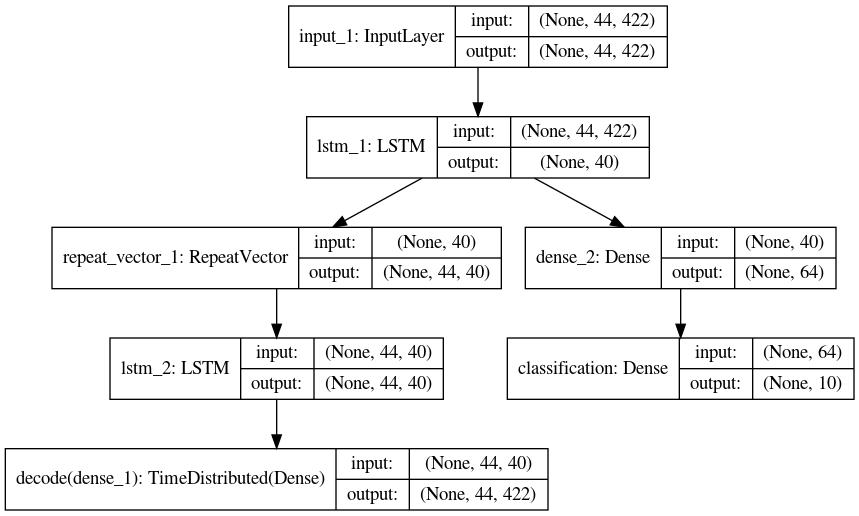
#> input picture model/composite.png, 859 x 516 px; its folder holds only this picture in this run
$ python -i visual_features.py   (imports and definitions only)   (older library calls are emulated)
#> lines starting #> are read from the running program, lines starting #| are printed output that depends on the picture
"""!
@brief Visual Features
@details: This script stores the functions required for basic image feature
extraction
@author Theodoros Giannakopoulos {Tyiannak@gmail.com}
"""
import cv2
from skimage.feature import local_binary_pattern
from skimage.feature import hog
from numpy.lib.stride_tricks import as_strided as ast
import os
import pickle
import scipy
import numpy as np


class ImageFeatureExtractor():
    """@brief  Image Feature Extractor Class
    @param list_of_features (\a list) list of features to extract. One or
    more from []
    """
    def __init__(self, list_of_features=["lbps", "hogs", "colors"]):
        # get all annotations using multiple annotator flag:
        self.list_of_features = list_of_features


    def getRGBS(self, image):
        n_bins_per_hist = 16
        chans = cv2.split(image)
        colors = ("r", "g", "b")
        features = []
        features_sobel = []
        # RGB Histograms:
        for (chan, color) in zip(chans, colors):  # loop over the image channels
            # get histograms
            hist = cv2.calcHist([chan], [0], None, [n_bins_per_hist], [0, 256])
            hist = hist / hist.sum()
            features.extend(hist[:, 0].tolist())
        features.extend(features_sobel)
        # Gray Histogram
        img_gray = cv2.cvtColor(image, cv2.COLOR_BGR2GRAY)
        hist_gray = cv2.calcHist([chan], [0], None, [n_bins_per_hist], [0, 256])
        hist_gray = hist_gray / hist_gray.sum()
        features.extend(hist_gray[:, 0].tolist())
        grad_x = np.abs(
            cv2.Sobel(img_gray, cv2.CV_16S, 1, 0, ksize=3, scale=1, delta=0,
                      borderType=cv2.BORDER_DEFAULT))
        grad_y = np.abs(
            cv2.Sobel(img_gray, cv2.CV_16S, 0, 1, ksize=3, scale=1, delta=0,
                      borderType=cv2.BORDER_DEFAULT))
        abs_grad_x = cv2.convertScaleAbs(grad_x)
        abs_grad_y = cv2.convertScaleAbs(grad_y)
        dst = cv2.addWeighted(abs_grad_x, 0.5, abs_grad_y, 0.5, 0)
        histSobel = cv2.calcHist([dst], [0], None, [n_bins_per_hist], [0, 256])
        histSobel = histSobel / histSobel.sum()
        features.extend(histSobel[:, 0].tolist())
        # HSV histogram
        hsv = cv2.cvtColor(image, cv2.COLOR_BGR2HSV)
        chans = cv2.split(hsv)  # take the S channel
        S = chans[1]
        hist2 = cv2.calcHist([S], [0], None, [n_bins_per_hist], [0, 256])
        hist2 = hist2 / hist2.sum()
        features.extend(hist2[:, 0].tolist())
        f_names = ["Color-R" + str(i) for i in range(n_bins_per_hist)]
        f_names.extend(["Color-G" + str(i) for i in range(n_bins_per_hist)])
        f_names.extend(["Color-B" + str(i) for i in range(n_bins_per_hist)])
        f_names.extend(["Color-Gray" + str(i) for i in range(n_bins_per_hist)])
        f_names.extend(["Color-GraySobel" + str(i) for i in range(n_bins_per_hist)])
        f_names.extend(["Color-Satur" + str(i) for i in range(n_bins_per_hist)])
        return np.array(features), f_names

    def block_view(self, A, block=(32, 32)):
        shape = (A.shape[0] // block[0], A.shape[1] // block[1]) + block
        strides = (block[0] * A.strides[0], block[1] * A.strides[1]) + A.strides

        return ast(A, shape=shape, strides=strides)

    def normalize(self, v):
        norm = np.linalg.norm(v)
        if norm == 0:
            return v
        return v / norm

    def getLBP(self, img):
        img2 = cv2.cvtColor(img, cv2.COLOR_BGR2GRAY)
        radius = 1
        n_points = 8 * radius
        lbpImage = (local_binary_pattern(img2, n_points, radius)).astype(
            int) ** (1.0 / radius)
        # block processing:
        lbpImages = self.block_view(lbpImage,
                                    (int(lbpImage.shape[0] / 4),
                                     int(lbpImage.shape[1] / 4)))
        count = 0
        LBP = np.array([]);
        for i in range(lbpImages.shape[0]):  # for each block:
            for j in range(lbpImages.shape[1]):
                count += 1
                LBPt = cv2.calcHist([lbpImages[i, j, :, :].astype('uint8')],
                                    [0], None, [8], [0, 256])
                LBP = np.append(LBP, LBPt[:, 0]);
        f_names = ["LBP" + str(i).zfill(2) for i in range(len(LBP))]
        return self.normalize(LBP), f_names

    def getHOG(self, img, n_hogs_per_dim = 4):
        pixels_per_cell_h = img.shape[0] // n_hogs_per_dim
        pixels_per_cell_w = img.shape[1] // n_hogs_per_dim
        fd = hog(img, orientations=8,
                  pixels_per_cell=(pixels_per_cell_h, pixels_per_cell_w),
                  cells_per_block=(1, 1), visualize=False, multichannel=True)
        f_names = ['HOG' + str(i).zfill(2) for i in range(len(fd))]
        return fd, f_names

    # [19 lines left out: function getKAZE, not called in this run]

    def extract_features(self, file_path):
        # read image
#> called with file_path = '../model/composite.png'
        img = cv2.cvtColor(cv2.imread(file_path), cv2.COLOR_BGR2RGB)
#> img is the input picture: shape (516, 859, 3); min 0, max 255, mean 242
        features = []
        feature_names = []
        if "colors" in self.list_of_features:
            f, fn = self.getRGBS(img)
#> the loop in getRGBS, `for (chan, color) in zip(chans, colors):` made 3 passes
#> color on passes 1 to 3: 'r', 'g', 'b'
#> after the loop in getRGBS, `for (chan, color) in zip(chans, colors):`: features = 48 values, max 0.922 at index 15, min 0.00164 at index 12, mean 0.0625
#> in getRGBS, `hist_gray = cv2.calcHist([chan], [0], None, [n_bins_per_hist], [0, 256])`: hist_gray = [9399, 1560, 906, 1073, 1041, 6569, 1147, 1127, 839, 987, 6536, 939, 727, 894, 979, 408521]
#> in getRGBS, `hist_gray = hist_gray / hist_gray.sum()`: hist_gray = [0.0212, 0.00352, 0.00204, 0.00242, 0.00235, 0.0148, 0.00259, 0.00254, 0.00189, 0.00223, 0.0147, 0.00212, 0.00164, 0.00202, 0.00221, 0.922]
#> in getRGBS, `grad_x = np.abs( cv2.Sobel(img_gray, cv2.CV_16S, 1, 0, ksize=3, scale=..`:
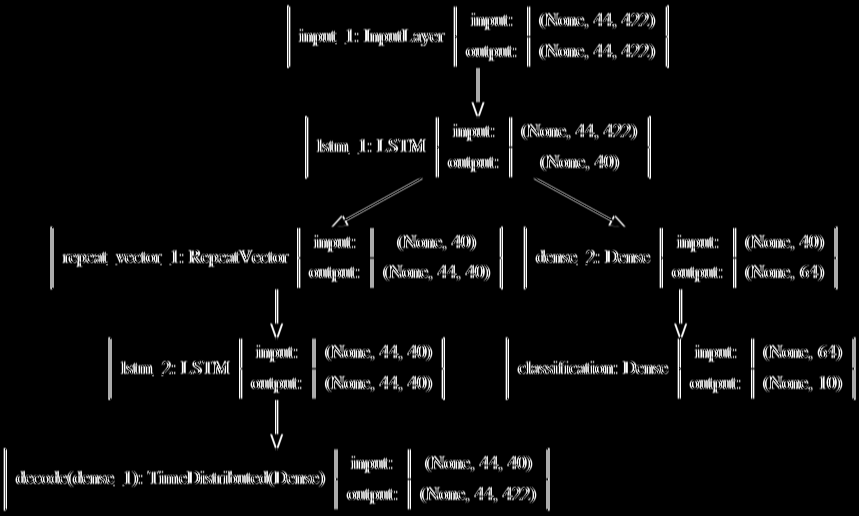
#> grad_x: shape (516, 859) int16; min 0, max 1020, mean 45.4; drawn with min black and max white
#> in getRGBS, `grad_y = np.abs( cv2.Sobel(img_gray, cv2.CV_16S, 0, 1, ksize=3, scale=..`:
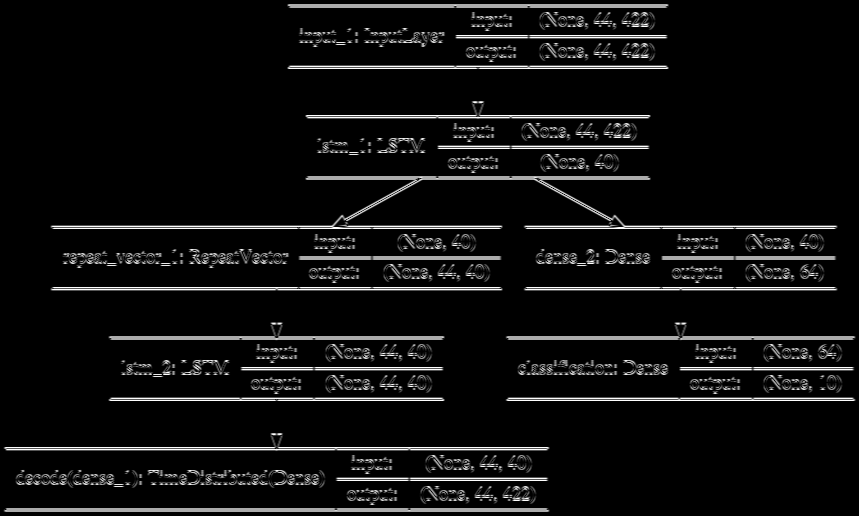
#> grad_y: shape (516, 859) int16; min 0, max 1020, mean 63.4; drawn with min black and max white
#> in getRGBS, `abs_grad_x = cv2.convertScaleAbs(grad_x)`:
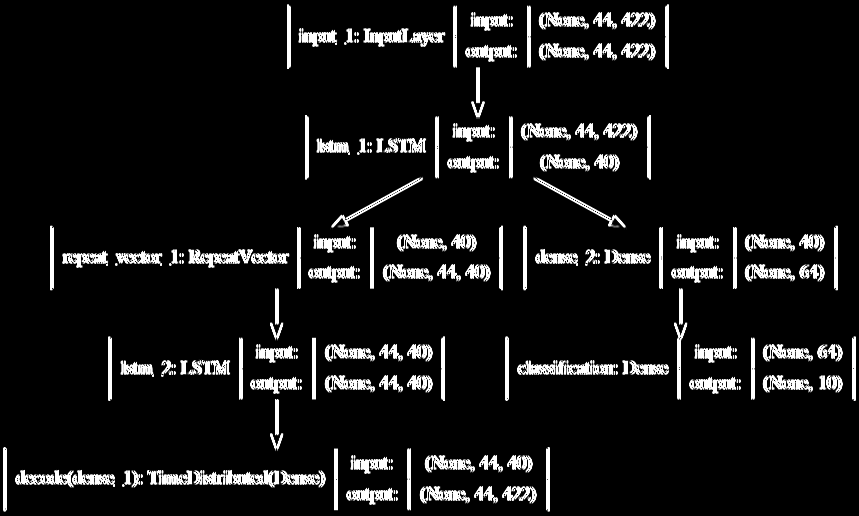
#> abs_grad_x: shape (516, 859); min 0, max 255, mean 20.5
#> in getRGBS, `abs_grad_y = cv2.convertScaleAbs(grad_y)`:
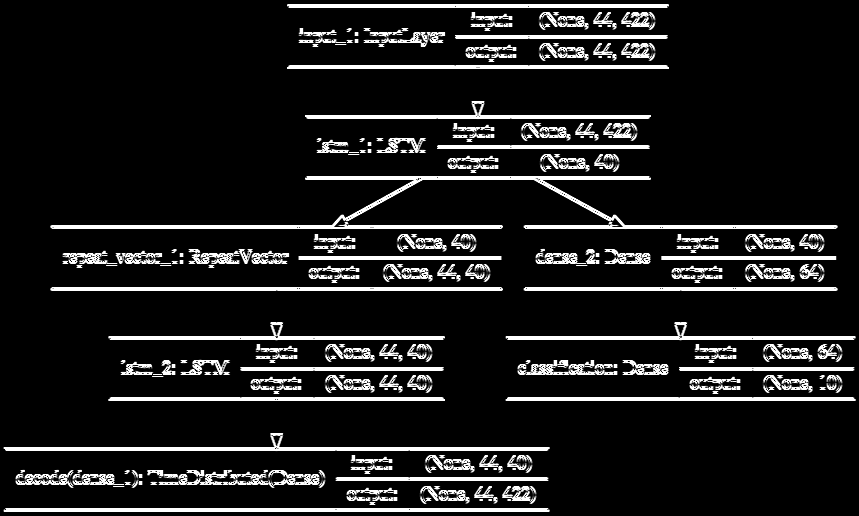
#> abs_grad_y: shape (516, 859); min 0, max 255, mean 28.6
#> in getRGBS, `dst = cv2.addWeighted(abs_grad_x, 0.5, abs_grad_y, 0.5, 0)`:
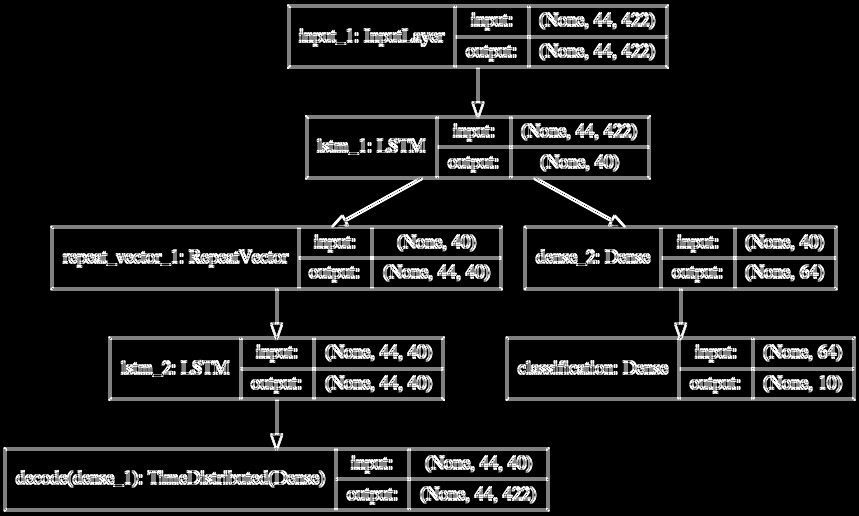
#> dst: shape (516, 859); min 0, max 255, mean 24.6
#> in getRGBS, `histSobel = cv2.calcHist([dst], [0], None, [n_bins_per_hist], [0, 256])`: histSobel = [372851, 829, 788, 827, 1023, 647, 623, 816, 40239, 2880, 2463, 2126, 2004, 2306, 2455, 10367]
#> in getRGBS, `histSobel = histSobel / histSobel.sum()`: histSobel = [0.841, 0.00187, 0.00178, 0.00187, 0.00231, 0.00146, 0.00141, 0.00184, 0.0908, 0.0065, 0.00556, 0.0048, 0.00452, 0.0052, 0.00554, 0.0234]
#> in getRGBS, `hsv = cv2.cvtColor(image, cv2.COLOR_BGR2HSV)`: hsv: shape (516, 859, 3); mean H, S, V 0, 0, 242
#> in getRGBS, `S = chans[1]`: S: shape (516, 859); every value is 0
#> in getRGBS, `hist2 = cv2.calcHist([S], [0], None, [n_bins_per_hist], [0, 256])`: hist2 = [443244, 0, 0, 0, 0, 0, 0, 0, 0, 0, 0, 0, 0, 0, 0, 0]
#> in getRGBS, `hist2 = hist2 / hist2.sum()`: hist2 = [1, 0, 0, 0, 0, 0, 0, 0, 0, 0, 0, 0, 0, 0, 0, 0]
#> f = 96 values, max 1 at index 80, min 0 at index 81, mean 0.0625; fn = 96 items, first 6: 'Color-R0', 'Color-R1', 'Color-R2', 'Color-R3', 'Color-R4', 'Color-R5'
            features.append(f)
            feature_names += fn
#> feature_names has the same summary as fn
        if "lbps" in self.list_of_features:
            f, fn = self.getLBP(img)
#> in getLBP, `lbpImage = (local_binary_pattern(img2, n_points, radius)).astype( int)..`:
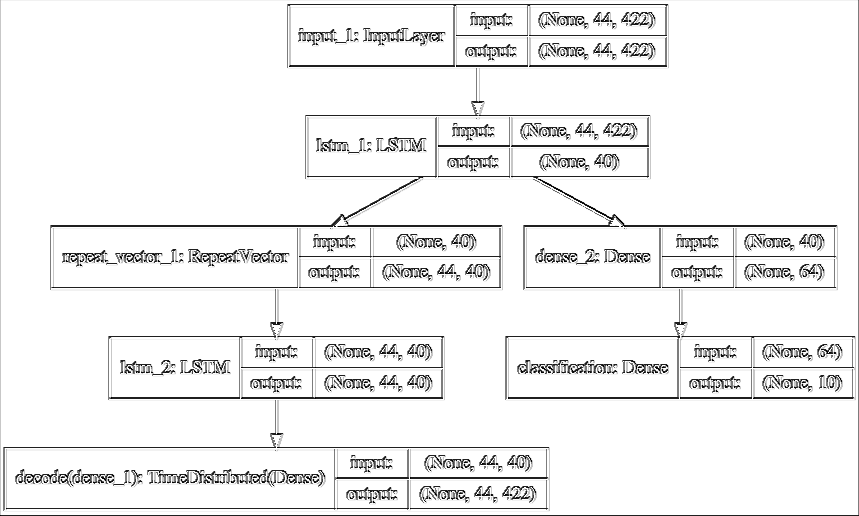
#> lbpImage: shape (516, 859) float64; min 0, max 255, mean 240.1
#> in block_view, `strides = (block[0] * A.strides[0], block[1] * A.strides[1]) + A.strides`: strides = (886488, 1712, 6872, 8)
#> after the loop in getLBP, `for i in range(lbpImages.shape[0]):`: count = 16
#> f = 128 values, max 0.273 at index 7, min 0 at index 0, mean 0.0343; fn = 128 items, first 6: 'LBP00', 'LBP01', 'LBP02', 'LBP03', 'LBP04', 'LBP05'
            features.append(f)
            feature_names += fn
#> feature_names = 224 items, first 6: 'Color-R0', 'Color-R1', 'Color-R2', 'Color-R3', 'Color-R4', 'Color-R5'
        if "hogs" in self.list_of_features:
            f, fn = self.getHOG(img)
#> in getHOG, `fd = hog(img, orientations=8, pixels_per_cell=(pixels_per_cell_h, pixe..`: fd = 128 values, max 0.666 at index 120, min 0 at index 0, mean 0.288
#> in getHOG, `f_names = ['HOG' + str(i).zfill(2) for i in range(len(fd))]`: f_names = 128 items, first 6: 'HOG00', 'HOG01', 'HOG02', 'HOG03', 'HOG04', 'HOG05'
#> f has the same summary as fd in getHOG; fn has the same summary as f_names in getHOG
            features.append(f)
            feature_names += fn
#> feature_names = 352 items, first 6: 'Color-R0', 'Color-R1', 'Color-R2', 'Color-R3', 'Color-R4', 'Color-R5'
        if "kaze" in self.list_of_features:
            f, fn = self.getKAZE(img)
            features.append(f)
            feature_names += fn
        features = np.concatenate(features)
#> features = 352 values, max 1 at index 80, min 0 at index 81, mean 0.134
        return features, feature_names

class ImageMatch(object):
    # [8 lines left out: function __init__, not called in this run]

    def cos_cdist(self, vector): # cosine distance between search image and db
        v = vector.reshape(1, -1)
        return scipy.spatial.distance.cdist(self.matrix, v, 'cosine').reshape(-1)

    # [19 lines left out: functions match, batch_extractor_match, not called in this run]

>>> result = ImageFeatureExtractor().extract_features('../model/composite.png')
